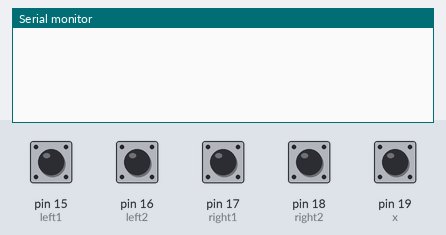
A sketch run on a simulated Arduino Uno, built with avr-gcc and run on an emulated ATmega328P. On the bench: the last lines printed to the serial monitor. Inputs (shaded band) come from the test bench; at power-on: pin 15 (left1), pin 16 (left2), pin 17 (right1), pin 18 (right2), pin 19 (x) HIGH.

Above: at 1.2 s.
1.3 s: pin 15 (left1) pulled LOW for 0.15 s
At 2.5 s:
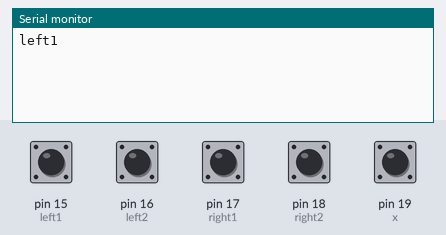
2.9 s: pin 17 (right1) pulled LOW for 0.15 s
At 3.7 s:
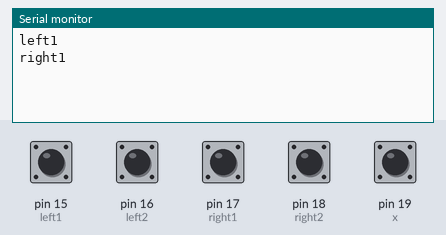
4.5 s: pin 19 (x) pulled LOW for 0.15 s
At 5.0 s:
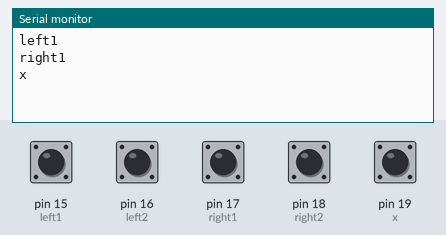
6.1 s: pin 16 (left2) pulled LOW for 0.15 s
At 7.3 s:
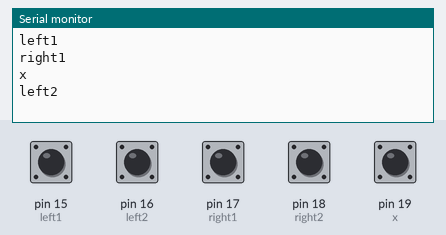
7.7 s: pin 18 (right2) pulled LOW for 0.15 s
At 8.6 s:
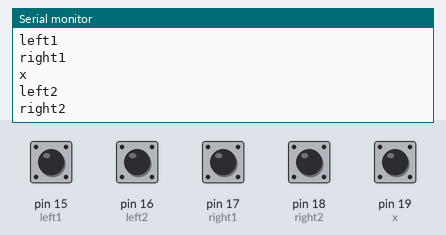

Measured:
- after the input at 1.3 s, the serial monitor: prints a new line at once (image 1)
- after the input at 2.9 s, the serial monitor: prints a new line at once (image 2)
- after the input at 4.5 s, the serial monitor: prints a new line at once (image 3)
- after the input at 6.1 s, the serial monitor: prints a new line at once (image 4)
- after the input at 7.7 s, the serial monitor: prints a new line at once (image 5)

The sketch:

teensyduino.ino
```cpp
// Intended for use with a Teensy LC
// Should be compatible with any microcontroller w/ digital read.

#include <Bounce2.h>

// Setup Bounce objects to debounce signal for a 15ms interval
int ms = 15;
Bounce left1 = Bounce(15, ms);
Bounce left2 = Bounce(16, ms);
Bounce right1 = Bounce(17, ms);
Bounce right2 = Bounce(18, ms);
Bounce x = Bounce(19, ms);

void setup() {
  // Start serial
  Serial.begin(9600);

  // Set pinmodes
  // HIGH=1, LOW=0
  pinMode(15, INPUT_PULLUP);
  pinMode(16, INPUT_PULLUP);
  pinMode(17, INPUT_PULLUP);
  pinMode(18, INPUT_PULLUP);
  pinMode(19, INPUT_PULLUP);
}

void loop() {
  // Check for debounce status
  left1.update();
  left2.update();
  right1.update();
  right2.update();
  x.update();

  // If state of input has changed, press correct button
  if(left1.changed()){
    int left1_db = left1.read();
    if(left1_db==0)
      Serial.println("left1");
  }
  if(left2.changed()){
    int left2_db = left2.read();
    if(left2_db==0)
      Serial.println("left2");
  }
  if(right1.changed()){
    int right1_db = right1.read();
    if(right1_db==0)
      Serial.println("right1");
  }
  if(right2.changed()){
    int right2_db = right2.read();
    if(right2_db==0)
      Serial.println("right2");
  }
  if(x.changed()){
    int x_db = x.read();
    if(x_db==0)
      Serial.println("x");
  }
}
```
